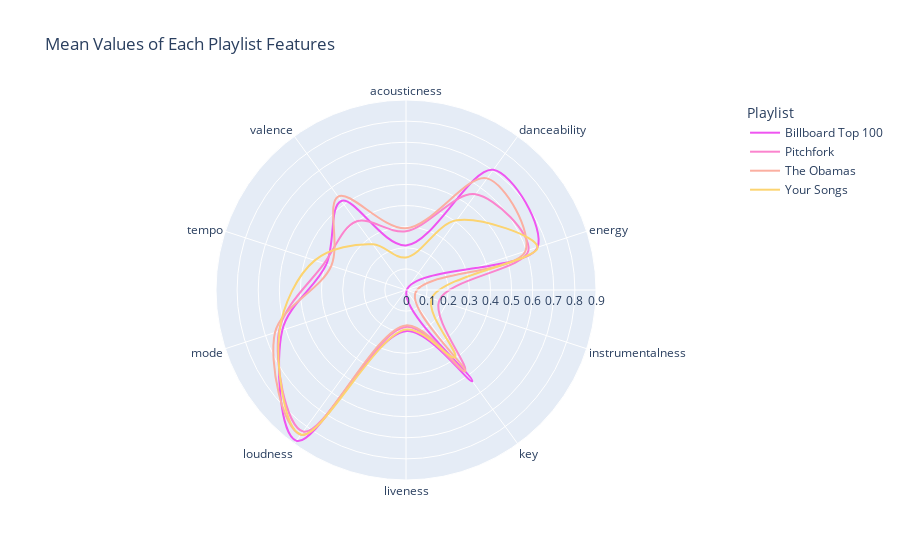

Source (notebook cell):
### Code cell
#input variables
playlist_uri = "spotify:playlist:37i9dQZF1EjmAA5W3wHnIC"


username ="Filipe Rodrigues"
      
mega_function(username, playlist_uri)

### Figure 1 — Plotly figure (JSON) as saved in the notebook; plotly's stock layout.template omitted (floating-point values rounded to 4 significant figures)
{"data": [{"hovertemplate": "Playlist=Billboard Top 100<br>avg=%{r}<br>features=%{theta}<extra></extra>", "legendgroup": "Billboard Top 100", "line": {"color": "#ef55f1", "dash": "solid", "shape": "spline"}, "mode": "lines", "name": "Billboard Top 100", "r": [0.2111, 0.7035, 0.6551, 0.003601, 0.5344, 0.1948, 0.8831, 0.6162, 0.3964, 0.5213, 0.2111], "showlegend": true, "subplot": "polar", "theta": ["acousticness", "danceability", "energy", "instrumentalness", "key", "liveness", "loudness", "mode", "tempo", "valence", "acousticness"], "type": "scatterpolar"}, {"hovertemplate": "Playlist=Pitchfork<br>avg=%{r}<br>features=%{theta}<extra></extra>", "legendgroup": "Pitchfork", "line": {"color": "#fb84ce", "dash": "solid", "shape": "spline"}, "mode": "lines", "name": "Pitchfork", "r": [0.2783, 0.5602, 0.6102, 0.165, 0.474, 0.1747, 0.8288, 0.6327, 0.4073, 0.401, 0.2783], "showlegend": true, "subplot": "polar", "theta": ["acousticness", "danceability", "energy", "instrumentalness", "key", "liveness", "loudness", "mode", "tempo", "valence", "acousticness"], "type": "scatterpolar"}, {"hovertemplate": "Playlist=The Obamas<br>avg=%{r}<br>features=%{theta}<extra></extra>", "legendgroup": "The Obamas", "line": {"color": "#fbafa1", "dash": "solid", "shape": "spline"}, "mode": "lines", "name": "The Obamas", "r": [0.2922, 0.6534, 0.5949, 0.0465, 0.4769, 0.1678, 0.8476, 0.6525, 0.3719, 0.547, 0.2922], "showlegend": true, "subplot": "polar", "theta": ["acousticness", "danceability", "energy", "instrumentalness", "key", "liveness", "loudness", "mode", "tempo", "valence", "acousticness"], "type": "scatterpolar"}, {"hovertemplate": "Playlist=Your Songs<br>avg=%{r}<br>features=%{theta}<extra></extra>", "legendgroup": "Your Songs", "line": {"color": "#fcd471", "dash": "solid", "shape": "spline"}, "mode": "lines", "name": "Your Songs", "r": [0.1539, 0.408, 0.6556, 0.1282, 0.3936, 0.1872, 0.8465, 0.63, 0.4543, 0.2677, 0.1539], "showlegend": true, "subplot": "polar", "theta": ["acousticness", "danceability", "energy", "instrumentalness", "key", "liveness", "loudness", "mode", "tempo", "valence", "acousticness"], "type": "scatterpolar"}], "layout": {"legend": {"title": {"text": "Playlist"}, "tracegroupgap": 0}, "polar": {"angularaxis": {"direction": "clockwise", "rotation": 90}, "domain": {"x": [0, 1], "y": [0, 1]}, "radialaxis": {"range": [0, 0.9]}}, "title": {"text": "Mean Values of Each Playlist Features"}}}
